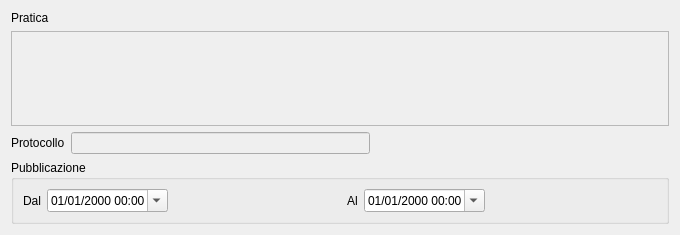
<?xml version="1.0" encoding="UTF-8"?>
<ui version="4.0">
 <class>Dialog</class>
 <widget class="QDialog" name="Dialog">
  <property name="geometry">
   <rect>
    <x>0</x>
    <y>0</y>
    <width>680</width>
    <height>235</height>
   </rect>
  </property>
  <property name="windowTitle">
   <string>Comunicato</string>
  </property>
  <property name="modal">
   <bool>true</bool>
  </property>
  <layout class="QVBoxLayout" name="verticalLayout">
   <item>
    <widget class="QLabel" name="label_6">
     <property name="text">
      <string>Pratica</string>
     </property>
    </widget>
   </item>
   <item>
    <widget class="QTextEdit" name="textEdit">
     <property name="enabled">
      <bool>false</bool>
     </property>
     <property name="column" stdset="0">
      <string>descpratica</string>
     </property>
    </widget>
   </item>
   <item>
    <layout class="QHBoxLayout" name="horizontalLayout">
     <item>
      <widget class="QLabel" name="label_9">
       <property name="text">
        <string>Protocollo</string>
       </property>
      </widget>
     </item>
     <item>
      <widget class="QLineEdit" name="lineEdit_3">
       <property name="enabled">
        <bool>false</bool>
       </property>
       <property name="column" stdset="0">
        <string>protocollo</string>
       </property>
      </widget>
     </item>
     <item>
      <spacer name="horizontalSpacer">
       <property name="orientation">
        <enum>Qt::Horizontal</enum>
       </property>
       <property name="sizeHint" stdset="0">
        <size>
         <width>229</width>
         <height>18</height>
        </size>
       </property>
      </spacer>
     </item>
    </layout>
   </item>
   <item>
    <spacer name="verticalSpacer">
     <property name="orientation">
      <enum>Qt::Vertical</enum>
     </property>
     <property name="sizeHint" stdset="0">
      <size>
       <width>468</width>
       <height>13</height>
      </size>
     </property>
    </spacer>
   </item>
   <item>
    <widget class="QGroupBox" name="groupBox_3">
     <property name="title">
      <string>Pubblicazione</string>
     </property>
     <layout class="QGridLayout" name="gridLayout">
      <item row="0" column="2">
       <spacer name="horizontalSpacer_2">
        <property name="orientation">
         <enum>Qt::Horizontal</enum>
        </property>
        <property name="sizeHint" stdset="0">
         <size>
          <width>40</width>
          <height>20</height>
         </size>
        </property>
       </spacer>
      </item>
      <item row="0" column="3">
       <widget class="QLabel" name="label_8">
        <property name="text">
         <string>Al</string>
        </property>
       </widget>
      </item>
      <item row="0" column="0">
       <widget class="QLabel" name="label_7">
        <property name="text">
         <string>Dal</string>
        </property>
       </widget>
      </item>
      <item row="0" column="5">
       <spacer name="horizontalSpacer_3">
        <property name="orientation">
         <enum>Qt::Horizontal</enum>
        </property>
        <property name="sizeHint" stdset="0">
         <size>
          <width>40</width>
          <height>20</height>
         </size>
        </property>
       </spacer>
      </item>
      <item row="0" column="1">
       <widget class="com.axiastudio.pypapi.ui.widgets.PyPaPiDateTimeEdit" name="dateEdit_dal">
        <property name="enabled">
         <bool>true</bool>
        </property>
        <property name="displayFormat">
         <string>dd/MM/yyyy HH:mm</string>
        </property>
        <property name="calendarPopup">
         <bool>true</bool>
        </property>
        <property name="column" stdset="0">
         <string>dal</string>
        </property>
       </widget>
      </item>
      <item row="0" column="4">
       <widget class="com.axiastudio.pypapi.ui.widgets.PyPaPiDateTimeEdit" name="dateEdit_al">
        <property name="enabled">
         <bool>true</bool>
        </property>
        <property name="displayFormat">
         <string>dd/MM/yyyy HH:mm</string>
        </property>
        <property name="calendarPopup">
         <bool>true</bool>
        </property>
        <property name="column" stdset="0">
         <string>al</string>
        </property>
       </widget>
      </item>
     </layout>
    </widget>
   </item>
  </layout>
 </widget>
 <customwidgets>
  <customwidget>
   <class>com.axiastudio.pypapi.ui.widgets.PyPaPiDateTimeEdit</class>
   <extends>QDateTimeEdit</extends>
   <header>pypapidatetimeedit.h</header>
  </customwidget>
 </customwidgets>
 <tabstops>
  <tabstop>textEdit</tabstop>
  <tabstop>lineEdit_3</tabstop>
  <tabstop>dateEdit_dal</tabstop>
  <tabstop>dateEdit_al</tabstop>
 </tabstops>
 <resources/>
 <connections/>
</ui>
